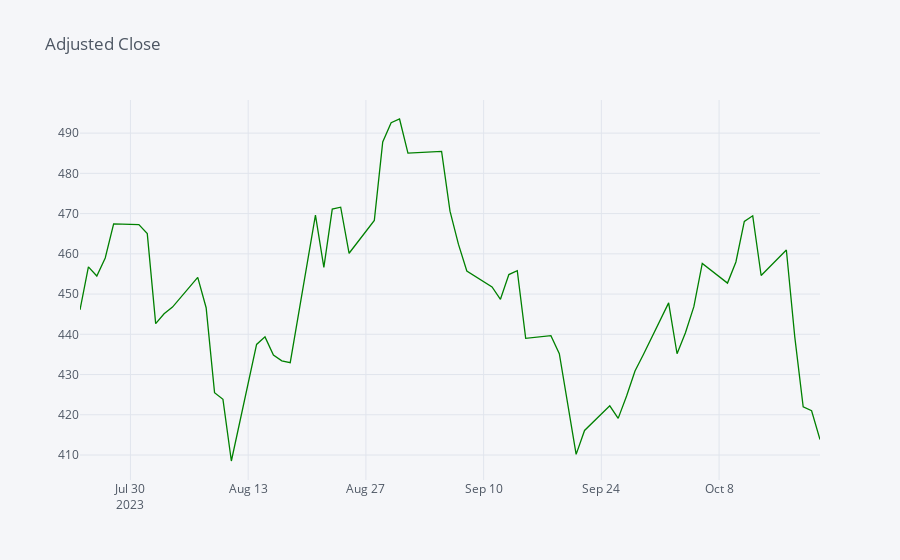

Notebook source saved alongside this figure:
### Code cell
stock_data['Adj Close'].iplot(title='Adjusted Close', colors=['green'])

### Figure 1 — Plotly figure (JSON) as saved in the notebook; plotly's stock layout.template omitted (floating-point values rounded to 4 significant figures)
{"data": [{"line": {"color": "rgba(0, 128, 0, 1.0)", "dash": "solid", "shape": "linear", "width": 1.3}, "mode": "lines", "name": "Adj Close", "text": "", "type": "scatter", "x": ["2023-07-24", "2023-07-25", "2023-07-26", "2023-07-27", "2023-07-28", "2023-07-31", "2023-08-01", "2023-08-02", "2023-08-03", "2023-08-04", "2023-08-07", "2023-08-08", "2023-08-09", "2023-08-10", "2023-08-11", "2023-08-14", "2023-08-15", "2023-08-16", "2023-08-17", "2023-08-18", "2023-08-21", "2023-08-22", "2023-08-23", "2023-08-24", "2023-08-25", "2023-08-28", "2023-08-29", "2023-08-30", "2023-08-31", "2023-09-01", "2023-09-05", "2023-09-06", "2023-09-07", "2023-09-08", "2023-09-11", "2023-09-12", "2023-09-13", "2023-09-14", "2023-09-15", "2023-09-18", "2023-09-19", "2023-09-20", "2023-09-21", "2023-09-22", "2023-09-25", "2023-09-26", "2023-09-27", "2023-09-28", "2023-09-29", "2023-10-02", "2023-10-03", "2023-10-04", "2023-10-05", "2023-10-06", "2023-10-09", "2023-10-10", "2023-10-11", "2023-10-12", "2023-10-13", "2023-10-16", "2023-10-17", "2023-10-18", "2023-10-19", "2023-10-20"], "y": [446.1, 456.8, 454.5, 459.0, 467.5, 467.3, 465.0, 442.7, 445.1, 446.8, 454.1, 446.6, 425.5, 423.8, 408.5, 437.5, 439.4, 434.8, 433.4, 433.0, 469.6, 456.6, 471.1, 471.6, 460.1, 468.3, 487.8, 492.6, 493.5, 485.1, 485.4, 470.6, 462.4, 455.7, 451.8, 448.7, 454.9, 455.8, 439, 439.7, 435.2, 422.4, 410.2, 416.1, 422.2, 419.1, 424.7, 430.9, 435.0, 447.8, 435.2, 440.4, 446.9, 457.6, 452.7, 458.0, 468.1, 469.5, 454.6, 461.0, 439.4, 422.0, 421.0, 413.9]}], "layout": {"legend": {"bgcolor": "#F5F6F9", "font": {"color": "#4D5663"}}, "paper_bgcolor": "#F5F6F9", "plot_bgcolor": "#F5F6F9", "title": {"font": {"color": "#4D5663"}, "text": "Adjusted Close"}, "xaxis": {"gridcolor": "#E1E5ED", "showgrid": true, "tickfont": {"color": "#4D5663"}, "title": {"font": {"color": "#4D5663"}, "text": ""}, "zerolinecolor": "#E1E5ED"}, "yaxis": {"gridcolor": "#E1E5ED", "showgrid": true, "tickfont": {"color": "#4D5663"}, "title": {"font": {"color": "#4D5663"}, "text": ""}, "zerolinecolor": "#E1E5ED"}}}
